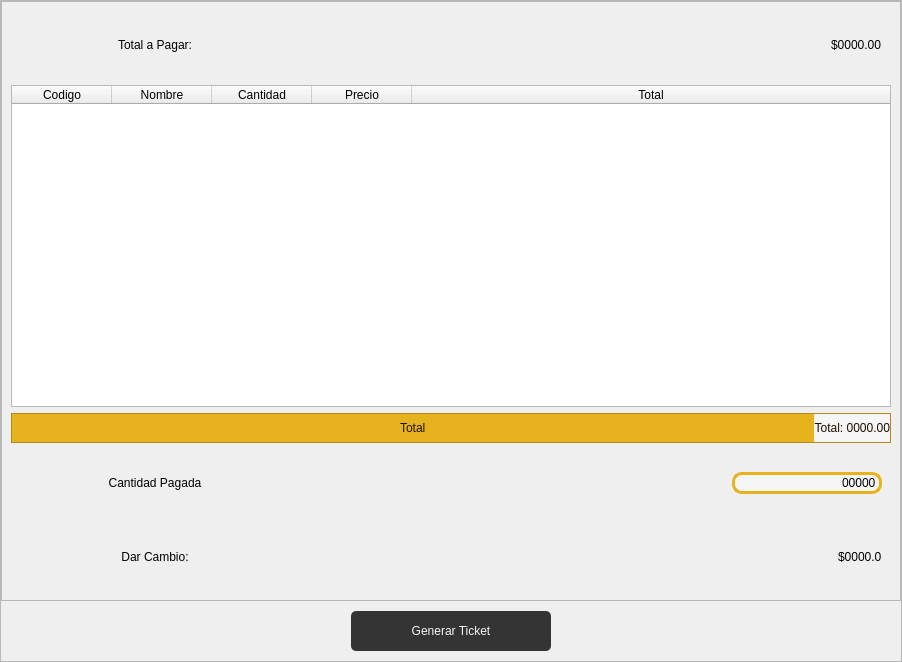
                     <widget class="QFrame" name="frame_45">
                      <property name="minimumSize">
                       <size>
                        <width>0</width>
                        <height>0</height>
                       </size>
                      </property>
                      <property name="maximumSize">
                       <size>
                        <width>16777215</width>
                        <height>16777215</height>
                       </size>
                      </property>
                      <property name="styleSheet">
                       <string notr="true"/>
                      </property>
                      <property name="frameShape">
                       <enum>QFrame::StyledPanel</enum>
                      </property>
                      <property name="frameShadow">
                       <enum>QFrame::Raised</enum>
                      </property>
                      <layout class="QVBoxLayout" name="verticalLayout_7">
                       <property name="spacing">
                        <number>0</number>
                       </property>
                       <property name="leftMargin">
                        <number>0</number>
                       </property>
                       <property name="topMargin">
                        <number>0</number>
                       </property>
                       <property name="rightMargin">
                        <number>0</number>
                       </property>
                       <property name="bottomMargin">
                        <number>0</number>
                       </property>
                       <item alignment="Qt::AlignHCenter|Qt::AlignVCenter">
                        <widget class="QFrame" name="frame_43">
                         <property name="minimumSize">
                          <size>
                           <width>900</width>
                           <height>600</height>
                          </size>
                         </property>
                         <property name="styleSheet">
                          <string notr="true">QFrame{
	background-color: whitesmoke;
};
</string>
                         </property>
                         <property name="frameShape">
                          <enum>QFrame::StyledPanel</enum>
                         </property>
                         <property name="frameShadow">
                          <enum>QFrame::Raised</enum>
                         </property>
                         <layout class="QVBoxLayout" name="verticalLayout_28">
                          <item>
                           <widget class="QFrame" name="frame_46">
                            <property name="minimumSize">
                             <size>
                              <width>0</width>
                              <height>60</height>
                             </size>
                            </property>
                            <property name="styleSheet">
                             <string notr="true">
background-color: rgb(255, 255, 255, 0);
border: 0px solid #e6b31e;
font: 63 32pt &quot;Bahnschrift SemiBold SemiConden&quot;;

</string>
                            </property>
                            <property name="frameShape">
                             <enum>QFrame::StyledPanel</enum>
                            </property>
                            <property name="frameShadow">
                             <enum>QFrame::Raised</enum>
                            </property>
                            <layout class="QHBoxLayout" name="horizontalLayout_20">
                             <item>
                              <widget class="QLabel" name="label_140">
                               <property name="minimumSize">
                                <size>
                                 <width>270</width>
                                 <height>50</height>
                                </size>
                               </property>
                               <property name="styleSheet">
                                <string notr="true">background-color: rgb(255, 255, 255, 0);
border: 0px solid #e6b31e;
font: 63 32pt &quot;Bahnschrift SemiBold SemiConden&quot;;</string>
                               </property>
                               <property name="text">
                                <string>Total a Pagar:</string>
                               </property>
                               <property name="alignment">
                                <set>Qt::AlignCenter</set>
                               </property>
                              </widget>
                             </item>
                             <item>
                              <spacer name="horizontalSpacer_8">
                               <property name="orientation">
                                <enum>Qt::Horizontal</enum>
                               </property>
                               <property name="sizeHint" stdset="0">
                                <size>
                                 <width>427</width>
                                 <height>20</height>
                                </size>
                               </property>
                              </spacer>
                             </item>
                             <item>
                              <widget class="QLabel" name="Tota_label">
                               <property name="styleSheet">
                                <string notr="true">background-color: rgb(255, 255, 255, 0);
border: 0px solid #e6b31e;
font: 63 32pt &quot;Bahnschrift SemiBold SemiConden&quot;;</string>
                               </property>
                               <property name="text">
                                <string>$0000.00</string>
                               </property>
                              </widget>
                             </item>
                            </layout>
                           </widget>
                          </item>
                          <item>
                           <widget class="QTableWidget" name="tableWidget_2">
                            <property name="styleSheet">
                             <string notr="true">QHeaderView::section{
	padding: 5px;
	background-color: #1e0f00;
	border: 50px solid #fffff;
	font: 87 13pt &quot;Arial Black&quot;;
	color: whitesmoke;

};
</string>
                            </property>
                            <attribute name="horizontalHeaderCascadingSectionResizes">
                             <bool>false</bool>
                            </attribute>
                            <attribute name="horizontalHeaderShowSortIndicator" stdset="0">
                             <bool>false</bool>
                            </attribute>
                            <attribute name="horizontalHeaderStretchLastSection">
                             <bool>true</bool>
                            </attribute>
                            <column>
                             <property name="text">
                              <string>Codigo</string>
                             </property>
                            </column>
                            <column>
                             <property name="text">
                              <string>Nombre</string>
                             </property>
                            </column>
                            <column>
                             <property name="text">
                              <string>Cantidad</string>
                             </property>
                            </column>
                            <column>
                             <property name="text">
                              <string>Precio</string>
                             </property>
                            </column>
                            <column>
                             <property name="text">
                              <string>Total</string>
                             </property>
                            </column>
                           </widget>
                          </item>
                          <item>
                           <widget class="QFrame" name="frame_47">
                            <property name="minimumSize">
                             <size>
                              <width>0</width>
                              <height>30</height>
                             </size>
                            </property>
                            <property name="styleSheet">
                             <string notr="true">background-color: rgb(230, 179, 30);
font: 63 16pt &quot;Bahnschrift SemiBold SemiConden&quot;;</string>
                            </property>
                            <property name="frameShape">
                             <enum>QFrame::StyledPanel</enum>
                            </property>
                            <property name="frameShadow">
                             <enum>QFrame::Raised</enum>
                            </property>
                            <layout class="QHBoxLayout" name="horizontalLayout_21">
                             <property name="spacing">
                              <number>0</number>
                             </property>
                             <property name="leftMargin">
                              <number>0</number>
                             </property>
                             <property name="topMargin">
                              <number>0</number>
                             </property>
                             <property name="rightMargin">
                              <number>0</number>
                             </property>
                             <property name="bottomMargin">
                              <number>0</number>
                             </property>
                             <item>
                              <spacer name="horizontalSpacer_11">
                               <property name="orientation">
                                <enum>Qt::Horizontal</enum>
                               </property>
                               <property name="sizeHint" stdset="0">
                                <size>
                                 <width>356</width>
                                 <height>20</height>
                                </size>
                               </property>
                              </spacer>
                             </item>
                             <item>
                              <widget class="QLabel" name="label_142">
                               <property name="styleSheet">
                                <string notr="true">color: rgb(30, 15, 0);
</string>
                               </property>
                               <property name="text">
                                <string>Total</string>
                               </property>
                              </widget>
                             </item>
                             <item>
                              <spacer name="horizontalSpacer_10">
                               <property name="orientation">
                                <enum>Qt::Horizontal</enum>
                               </property>
                               <property name="sizeHint" stdset="0">
                                <size>
                                 <width>355</width>
                                 <height>20</height>
                                </size>
                               </property>
                              </spacer>
                             </item>
                             <item>
                              <widget class="QLabel" name="label_141">
                               <property name="styleSheet">
                                <string notr="true">color: rgb(30, 15, 0);
border: .5px solid #e6b31e;
background-color: rgb(245, 245, 245);
</string>
                               </property>
                               <property name="text">
                                <string>Total: 0000.00</string>
                               </property>
                               <property name="alignment">
                                <set>Qt::AlignRight|Qt::AlignTrailing|Qt::AlignVCenter</set>
                               </property>
                              </widget>
                             </item>
                            </layout>
                           </widget>
                          </item>
                          <item>
                           <widget class="QFrame" name="frame_49">
                            <property name="minimumSize">
                             <size>
                              <width>0</width>
                              <height>60</height>
                             </size>
                            </property>
                            <property name="styleSheet">
                             <string notr="true">
background-color: rgb(255, 255, 255, 0);
border: 0px solid #e6b31e;
font: 63 32pt &quot;Bahnschrift SemiBold SemiConden&quot;;

</string>
                            </property>
                            <property name="frameShape">
                             <enum>QFrame::StyledPanel</enum>
                            </property>
                            <property name="frameShadow">
                             <enum>QFrame::Raised</enum>
                            </property>
                            <layout class="QHBoxLayout" name="horizontalLayout_23">
                             <item>
                              <widget class="QLabel" name="label_145">
                               <property name="minimumSize">
                                <size>
                                 <width>270</width>
                                 <height>50</height>
                                </size>
                               </property>
                               <property name="styleSheet">
                                <string notr="true">background-color: rgb(255, 255, 255, 0);
border: 0px solid #e6b31e;
font: 63 32pt &quot;Bahnschrift SemiBold SemiConden&quot;;</string>
                               </property>
                               <property name="text">
                                <string>Cantidad Pagada</string>
                               </property>
                               <property name="alignment">
                                <set>Qt::AlignCenter</set>
                               </property>
                              </widget>
                             </item>
                             <item>
                              <spacer name="horizontalSpacer_14">
                               <property name="orientation">
                                <enum>Qt::Horizontal</enum>
                               </property>
                               <property name="sizeHint" stdset="0">
                                <size>
                                 <width>369</width>
                                 <height>20</height>
                                </size>
                               </property>
                              </spacer>
                             </item>
                             <item>
                              <widget class="QLineEdit" name="lineEdit_13">
                               <property name="minimumSize">
                                <size>
                                 <width>50</width>
                                 <height>0</height>
                                </size>
                               </property>
                               <property name="maximumSize">
                                <size>
                                 <width>150</width>
                                 <height>16777215</height>
                                </size>
                               </property>
                               <property name="styleSheet">
                                <string notr="true">background-color: rgb(245, 245, 245);
font: 63 32pt &quot;Bahnschrift SemiBold SemiConden&quot;;
border: 3px solid #e6b31e;
border-radius: 10px;
</string>
                               </property>
                               <property name="text">
                                <string>00000</string>
                               </property>
                               <property name="alignment">
                                <set>Qt::AlignRight|Qt::AlignTrailing|Qt::AlignVCenter</set>
                               </property>
                              </widget>
                             </item>
                            </layout>
                           </widget>
                          </item>
                          <item>
                           <widget class="QFrame" name="frame_50">
                            <property name="minimumSize">
                             <size>
                              <width>0</width>
                              <height>60</height>
                             </size>
                            </property>
                            <property name="styleSheet">
                             <string notr="true">
background-color: rgb(255, 255, 255, 0);
border: 0px solid #e6b31e;
font: 63 32pt &quot;Bahnschrift SemiBold SemiConden&quot;;

</string>
                            </property>
                            <property name="frameShape">
                             <enum>QFrame::StyledPanel</enum>
                            </property>
                            <property name="frameShadow">
                             <enum>QFrame::Raised</enum>
                            </property>
                            <layout class="QHBoxLayout" name="horizontalLayout_24">
                             <item>
                              <widget class="QLabel" name="label_146">
                               <property name="minimumSize">
                                <size>
                                 <width>270</width>
                                 <height>50</height>
                                </size>
                               </property>
                               <property name="styleSheet">
                                <string notr="true">background-color: rgb(255, 255, 255, 0);
border: 0px solid #e6b31e;
font: 63 32pt &quot;Bahnschrift SemiBold SemiConden&quot;;</string>
                               </property>
                               <property name="text">
                                <string>Dar Cambio:</string>
                               </property>
                               <property name="alignment">
                                <set>Qt::AlignCenter</set>
                               </property>
                              </widget>
                             </item>
                             <item>
                              <spacer name="horizontalSpacer_15">
                               <property name="orientation">
                                <enum>Qt::Horizontal</enum>
                               </property>
                               <property name="sizeHint" stdset="0">
                                <size>
                                 <width>369</width>
                                 <height>20</height>
                                </size>
                               </property>
                              </spacer>
                             </item>
                             <item>
                              <widget class="QLabel" name="Tota_label_3">
                               <property name="styleSheet">
                                <string notr="true">background-color: rgb(255, 255, 255, 0);
border: 0px solid #e6b31e;
font: 63 32pt &quot;Bahnschrift SemiBold SemiConden&quot;;</string>
                               </property>
                               <property name="text">
                                <string>$0000.0</string>
                               </property>
                              </widget>
                             </item>
                            </layout>
                           </widget>
                          </item>
                         </layout>
                        </widget>
                       </item>
                       <item alignment="Qt::AlignHCenter">
                        <widget class="QPushButton" name="pushButton_28">
                         <property name="minimumSize">
                          <size>
                           <width>200</width>
                           <height>60</height>
                          </size>
                         </property>
                         <property name="cursor">
                          <cursorShape>PointingHandCursor</cursorShape>
                         </property>
                         <property name="styleSheet">
                          <string notr="true">QPushButton{
	background-color: #343434;
	font: 87 14pt &quot;Arial Black&quot;;
	color: whitesmoke;
	border-radius: 5px;
	border: .5px solid #e6b31e;
	margin: 10 px;
	right-margin: 10px;
}

QPushButton:hover{
	background-color: #e6b31e;
	font: 87 14pt &quot;Arial Black&quot;;
	color: whitesmoke;
	border-radius: 5px;
	border: 1.5px solid #343434;
	margin: 10 px;
	right-margin: 10px;
}</string>
                         </property>
                         <property name="text">
                          <string>Generar Ticket</string>
                         </property>
                        </widget>
                       </item>
                      </layout>
                     </widget>
